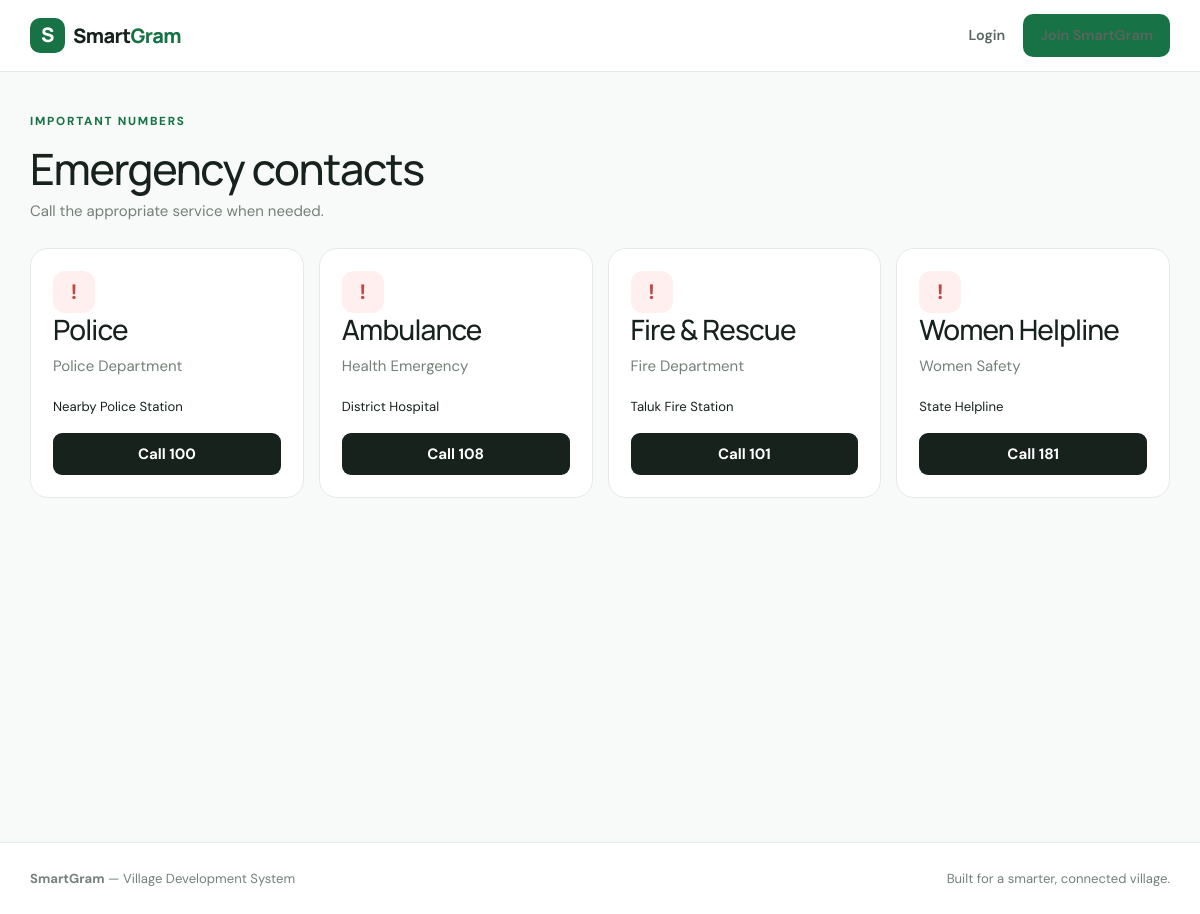
/emergency, run on the app's committed database.
### tables this page shows
CREATE TABLE emergency(id INTEGER PRIMARY KEY AUTOINCREMENT,name TEXT,department TEXT,phone TEXT,location TEXT);

### app.py (the view)
@app.route('/emergency')
def emergency():
    c=db(); rows=c.execute('select * from emergency').fetchall(); c.close(); return render_template('emergency.html',rows=rows)

### app.py (called while the page is built)
def db():
    c=sqlite3.connect(DB); c.row_factory=sqlite3.Row; return c

@app.context_processor
def common(): return {'logged_in':bool(session.get('user_id')),'current_user':session.get('name'),'role':session.get('role')}

### templates/emergency.html
{% extends 'base.html' %}{% block title %}Emergency{% endblock %}{% block content %}<div class="heading"><div><div class="eyebrow">IMPORTANT NUMBERS</div><h1>Emergency contacts</h1><p>Call the appropriate service when needed.</p></div></div><div class="grid4">{% for x in rows %}<article class="emergency"><b>!</b><h3>{{x.name}}</h3><p>{{x.department}}</p><small>{{x.location}}</small><a href="tel:{{x.phone}}">Call {{x.phone}}</a></article>{% endfor %}</div>{% endblock %}

### templates/base.html
<!doctype html><html><head><meta charset="utf-8"><meta name="viewport" content="width=device-width,initial-scale=1"><title>{% block title %}SmartGram{% endblock %}</title><link href="https://fonts.googleapis.com/css2?family=DM+Sans:wght@400;500;600;700&family=Manrope:wght@700;800&display=swap" rel="stylesheet"><link href="https://cdn.jsdelivr.net/npm/bootstrap@5.3.3/dist/css/bootstrap.min.css" rel="stylesheet"><link rel="stylesheet" href="{{url_for('static',filename='css/style.css')}}"></head><body><nav class="nav"><div class="wrap"><a class="brand" href="{{url_for('home')}}"><b>S</b>Smart<span>Gram</span></a><div class="links">{% if logged_in %}{% if role=='citizen' %}<a href="{{url_for('citizen_dashboard')}}">Dashboard</a><a href="{{url_for('report')}}">Report</a><a href="{{url_for('complaints')}}">Complaints</a><a href="{{url_for('projects')}}">Projects</a><a href="{{url_for('schemes')}}">Schemes</a><a href="{{url_for('emergency')}}">Emergency</a>{% elif role=='admin' %}<a href="{{url_for('admin_dashboard')}}">Dashboard</a><a href="{{url_for('administration')}}">Administration</a><a href="{{url_for('admin_complaints')}}">Complaints</a><a href="{{url_for('users')}}">Users</a><a href="{{url_for('admin_projects')}}">Projects</a><a href="{{url_for('admin_schemes')}}">Schemes</a><a href="{{url_for('announcements')}}">Announcements</a>{% else %}<a href="{{url_for('officer_dashboard')}}">Dashboard</a><a href="{{url_for('officer_profile')}}">Profile</a><a href="{{url_for('officer_reports')}}">Field Reports</a><a href="{{url_for('officer_projects')}}">Projects</a><a href="{{url_for('officer_meetings')}}">Meetings</a>{% endif %}<a class="darkbtn" href="{{url_for('logout')}}">Logout</a>{% else %}<a href="{{url_for('login')}}">Login</a><a class="greenbtn" href="{{url_for('register')}}">Join SmartGram</a>{% endif %}</div></div></nav><main class="wrap main">{% with messages=get_flashed_messages(with_categories=true) %}{% for cat,msg in messages %}<div class="alert alert-{{cat}}">{{msg}}</div>{% endfor %}{% endwith %}{% block content %}{% endblock %}</main><footer><div class="wrap"><b>SmartGram</b> — Village Development System <span>Built for a smarter, connected village.</span></div></footer><script src="https://cdn.jsdelivr.net/npm/bootstrap@5.3.3/dist/js/bootstrap.bundle.min.js"></script><script src="{{url_for('static',filename='js/app.js')}}"></script></body></html>

### static/css/style.css (style rules this page uses)
:root { --g:#177245;--gd:#0d4e30;--ink:#17221d;--muted:#748078;--line:#e4ebe6;--bg:#f7faf8 }
* { box-sizing:border-box }
body { margin:0;background:var(--bg);color:var(--ink);font:15px/1.6 "DM Sans",sans-serif }
h1,h2,h3,.brand { font-family:Manrope,sans-serif;letter-spacing:-.03em }
a { text-decoration:none;color:inherit }
.wrap { max-width:1180px;margin:auto;padding:0 20px }
.nav { height:72px;background:#fff;border-bottom:1px solid var(--line);display:flex;align-items:center }
.nav .wrap { width:100%;display:flex;align-items:center;justify-content:space-between }
.brand { font-size:1.25rem;font-weight:800 }
.brand b { display:inline-grid;place-items:center;background:var(--g);color:#fff;width:35px;height:35px;border-radius:10px;margin-right:8px }
.brand span { color:var(--g) }
.links { display:flex;align-items:center;gap:18px }
.links a { font-weight:600;color:#59655f;font-size:.9rem }
.greenbtn,.outlinebtn,.darkbtn { display:inline-block;border:0;border-radius:10px;padding:10px 17px;font-weight:700;cursor:pointer }
.greenbtn { background:var(--g);color:#fff }
.main { min-height:calc(100vh - 140px) }
.eyebrow { font-weight:800;letter-spacing:.15em;font-size:.73rem;color:var(--g);margin-bottom:12px }
.features article,.card,.formcard,.project,.emergency,.stats>div { background:#fff;border:1px solid var(--line);border-radius:18px }
.features p,.card p,.project p,.emergency p { color:var(--muted) }
.heading { display:flex;justify-content:space-between;align-items:end;gap:20px;margin:40px 0 25px }
.heading h1 { font-size:2.7rem;margin:0 0 4px }
.heading p { margin:0;color:var(--muted) }
.grid4 { display:grid;grid-template-columns:repeat(4,1fr);gap:15px }
.emergency { padding:22px }
.emergency>b { display:grid;place-items:center;background:#fff0ef;color:#bd4a45;width:42px;height:42px;border-radius:12px;font-size:1.3rem }
.emergency a { display:block;background:var(--ink);color:#fff;text-align:center;border-radius:9px;padding:9px;margin-top:15px;font-weight:700 }
footer { background:#fff;border-top:1px solid var(--line);padding:25px 0;color:#75817b;margin-top:70px;font-size:.82rem }
footer span { float:right }

### data on the page
emergency: name "Police", department "Police Department", location "Nearby Police Station", phone "100"
emergency: name "Ambulance", department "Health Emergency", location "District Hospital", phone "108"
emergency: name "Fire & Rescue", department "Fire Department", location "Taluk Fire Station", phone "101"
emergency: name "Women Helpline", department "Women Safety", location "State Helpline", phone "181"
